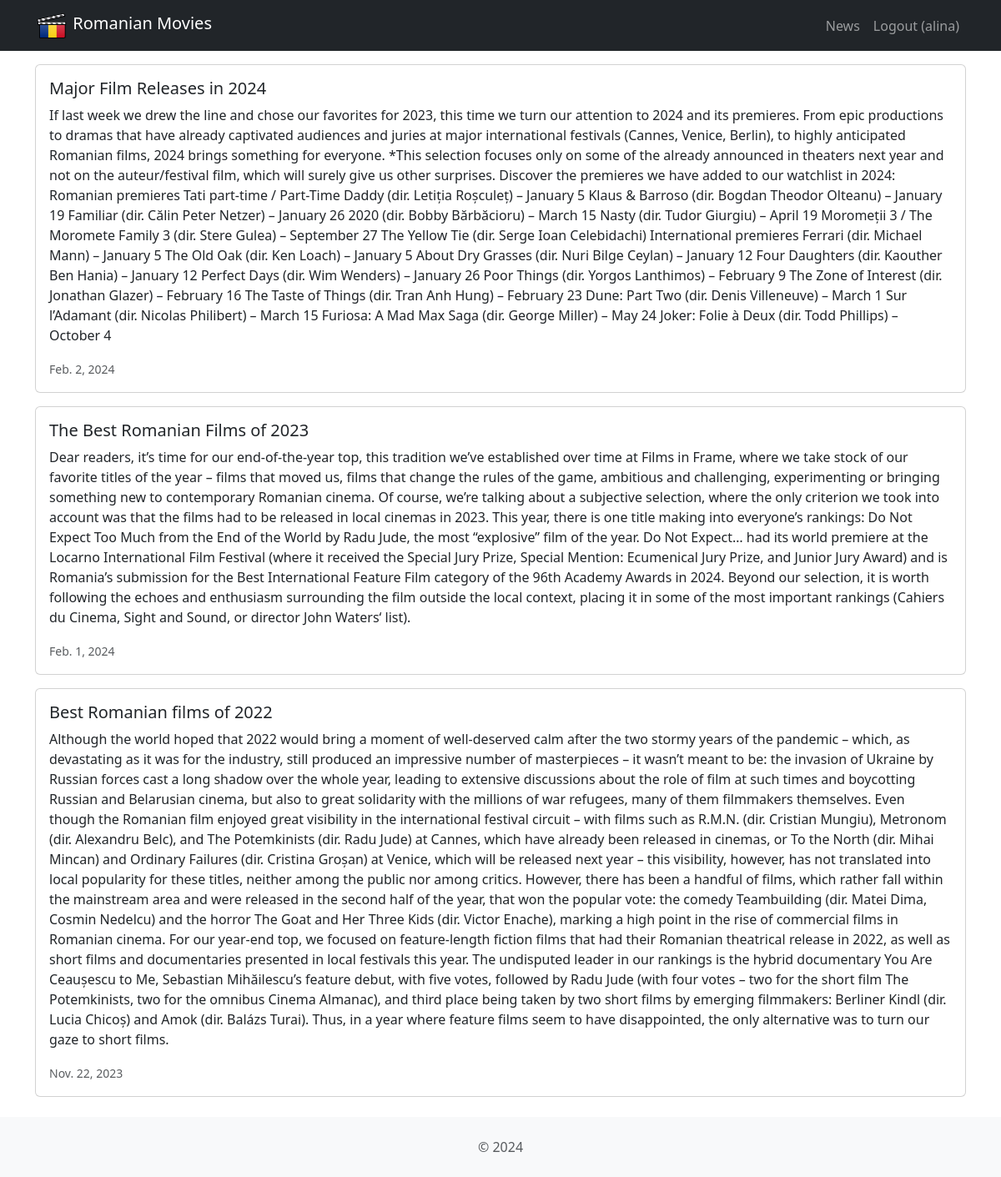
The app's page /news/ (signed in) with its own data.
### news/models.py (models this page shows, shortened)
class News(models.Model):
    headline = models.CharField(max_length=200)
    body = models.TextField()
    date = models.DateField()

### news/views.py (the view)
# urls.py: path('', views.news, name='news'),
def news(request):
    newss = News.objects.all().order_by('-date')
    return render(request, 'news.html', {'newss':newss})

### news/templates/news.html
{% extends 'base.html' %}
{% block content %}
  {% for news in newss %}
  <div class="card mb-3">
    <div class="row g-0">
      <div>
        <div class="card-body">
          <h5 class="card-title">{{ news.headline }}</h5>
          <p class="card-text">{{ news.body }}</p>
          <p class="card-text"><small class="text-muted">
            {{ news.date }}
          </small></p>
        </div>
      </div>
    </div>
  </div>
  {% endfor %}
{% endblock content %}

### romanianmovies/templates/base.html (shortened to what this page needs)
<!DOCTYPE html>
<html>
  <head>
    <link href="https://cdn.jsdelivr.net/npm/bootstrap@5.3.2/dist/css/bootstrap.min.css" rel="stylesheet">
  </head>
  <body>
    <nav class="navbar navbar-expand-lg navbar-dark bg-dark mb-3">
      <div class="container">
        <a class="navbar-brand" href="{% url 'home' %}">
         {% load static %}
         <img src="{% static 'images/film.png' %}" alt="descriere" width="40" height="34"
            class="d-inline-block align-text-top" />
        Romanian Movies
        </a>
        <div class="collapse navbar-collapse" id="navbarNavAltMarkup">
          <div class="navbar-nav ms-auto">
            <a class="nav-link" href="{% url 'news' %}">News</a>
            {% if user.is_authenticated %}
              <a class="nav-link" href="{% url 'logoutaccount' %}">
                Logout ({{ user.username }})
              </a>
            {% endif %}
          </div>
        </div>
      </div>
    </nav>
    <div class="container">
      {% block content %}
      {% endblock content %}
    </div>
    <footer class="text-center text-lg-start bg-light text-muted mt-4">
      <div class="text-center p-4">
        © 2024
      </div>
    </footer>
  </body>
</html>

### records on screen
News: headline "Major Film Releases in 2024", body "If last week we drew the line and chose our favorites for 2023, this time we turn our attention to 2024 and its premieres. From epic productions to dramas that have already captivated audiences and juries at major international festivals (Cannes, Venice, Berlin), to highly anticipated Romanian films, 2024 brings something for everyone. *This selection focuses only on some of the already announced in theaters next year and not on the auteur/festival film, which will surely give us other surprises. Discover the premieres we have added to our watchlist in 2024: Romanian premieres Tati part-time / Part-Time Daddy (dir. Letiția Roșculeț) – January 5 Klaus & Barroso (dir. Bogdan Theodor Olteanu)…", date "Feb. 2, 2024"
News: headline "The Best Romanian Films of 2023", body "Dear readers, it’s time for our end-of-the-year top, this tradition we’ve established over time at Films in Frame, where we take stock of our favorite titles of the year – films that moved us, films that change the rules of the game, ambitious and challenging, experimenting or bringing something new to contemporary Romanian cinema. Of course, we’re talking about a subjective selection, where the only criterion we took into account was that the films had to be released in local cinemas in 2023. This year, there is one title making into everyone’s rankings: Do Not Expect Too Much from the End of the World by Radu Jude, the most “explosive” film of the year. Do Not Expect… had its world…", date "Feb. 1, 2024"
News: headline "Best Romanian films of 2022", body "Although the world hoped that 2022 would bring a moment of well-deserved calm after the two stormy years of the pandemic – which, as devastating as it was for the industry, still produced an impressive number of masterpieces – it wasn’t meant to be: the invasion of Ukraine by Russian forces cast a long shadow over the whole year, leading to extensive discussions about the role of film at such times and boycotting Russian and Belarusian cinema, but also to great solidarity with the millions of war refugees, many of them filmmakers themselves. Even though the Romanian film enjoyed great visibility in the international festival circuit – with films such as R.M.N. (dir. Cristian Mungiu),…", date "Nov. 22, 2023"

### other values on screen
{{ user.username }} "alina"
